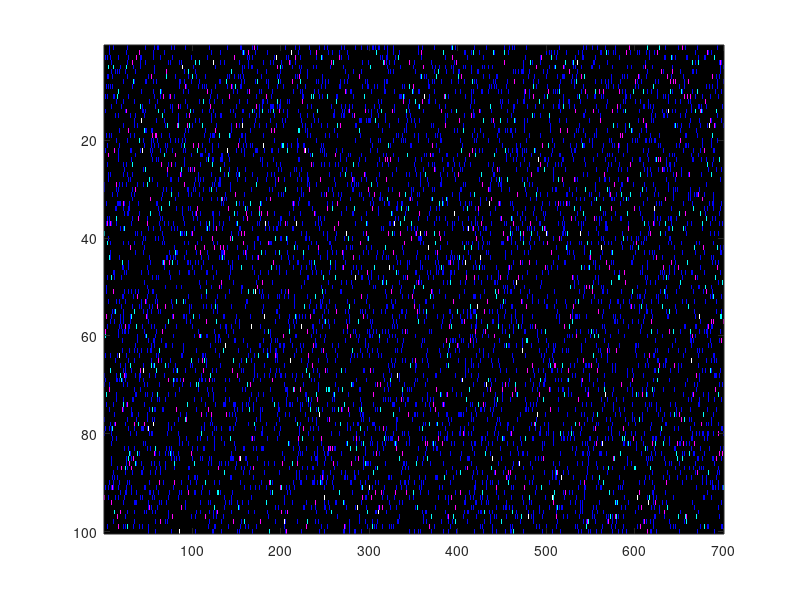

MATLAB code for this plot:
%why dont we just scramble the identity of the spines

clear all

%% Dummy Data
axNum = 100;
spineNum = 700;
touchNum = 10;

%%make touchMat
while 1
touchMat = rand(axNum,spineNum);
touchMat = touchMat<(touchNum/axNum);
sumTouch = sum(sum(touchMat,1)==0);
    if ~sumTouch
        break
    end
end

%%Make Synapses
synMat = touchMat*0;
for i = 1:spineNum
    touches = find(touchMat(:,i));
    pickAx = touches(fix(rand*length(touches))+1);
    synMat(pickAx,i) = 1;
end
aSynNum = sum(synMat,2)';


%% Run model

syn2go = aSynNum;
touch2go = touchMat;
touchSyn = touchMat * 0;
c = 0;
while 1
    c = c+1;
    pickA = find((syn2go>0));% & (syn2go > max(syn2go)-30));
    pickA = pickA(randi(length(pickA),1));
    touches = find(touch2go(pickA,:));
    
    if ~isempty(touches)
        pickTouch = touches(randi(length(touches),1));
        touch2go(:,pickTouch) = 0;
        touchSyn(pickA,pickTouch) = 1;
        syn2go(pickA) = syn2go(pickA)-1;
    else
        oldTouches = find(touchMat(pickA,:));
        pickTouch =  oldTouches(fix(randi(length(oldTouches),1)));
        %% whipe old
        oldAx = find(touchSyn(:,pickTouch));
        
        touchSyn(oldAx,pickTouch) = 0;
        syn2go(oldAx) = syn2go(oldAx)+1;
        touch2go(oldAx,pickTouch) = 1; %might be faster without
        
        %% add new
        touchSyn(pickA,pickTouch) = 1;
        syn2go(pickA) = syn2go(pickA)-1;
        touch2go(:,pickTouch) = 0;
        
    end
        
    if ~sum(syn2go) % if no synapses left to place
        'finished'
        break
    end
    
    if ~mod(c,100001)
        remainingSyn= sum(syn2go);
        disp(sprintf('%d syn remaining on cycle %d.',remainingSyn,c));
        image(touchSyn*10000);
        pause(.01)
    end
end

remainingSyn= sum(syn2go);
randSynNum = sum(touchSyn,2)';
mistakeNum = sum(abs(aSynNum-randSynNum));
spineSynNum = sum(touchSyn,1);
badSpine = sum(spineSynNum ~=1);

disp(sprintf('%d remaining syn and %d mistakes and %d bad spines',remainingSyn,mistakeNum,badSpine))

col = synMat;
col(:,:,2) = touchSyn;
col(:,:,3) = touchMat;

image(uint8(col*1000))
pause(.010)